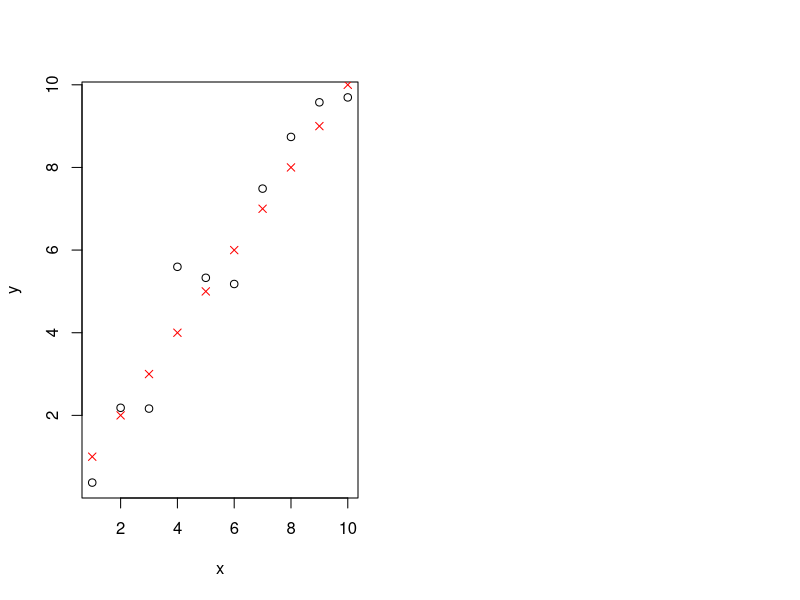
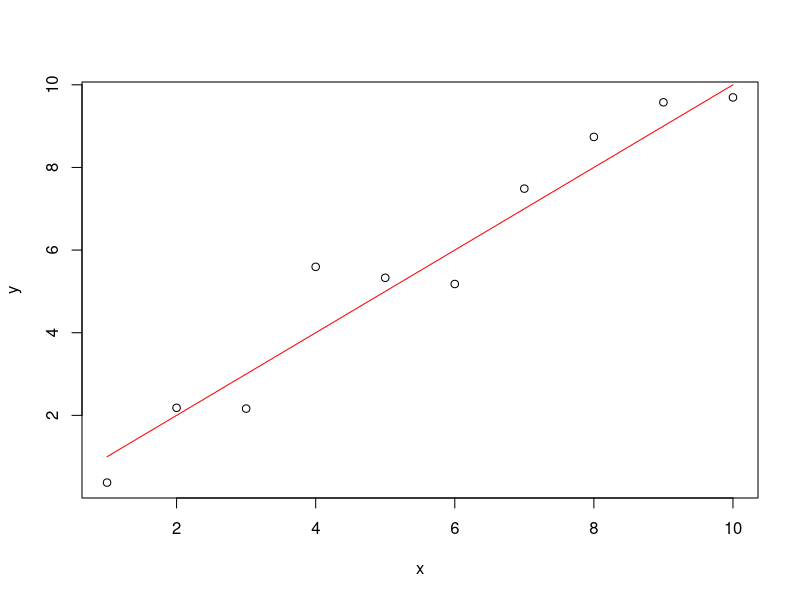

Recreate these plots in R, in order.
##########################################################################################################################################

#(주의) ->  순차적으로 코드를 실행하는 것을 권함!

#에러 발생 시 github Finance/R-Finance-Programming 경로에 issue를 남기면 확인

##########################################################################################################################################


### 두개의 그래프 겹쳐서 그리기.

## 고수준 그래프 함수(plot)와 저수준 그래프 함수(points, curve)를 섞어 쓰면 축 범위가 다르거나 겹쳐보이는 현상을 방지할 수 있음.


set.seed(1)
par(mfrow=c(1,2))                   # 좌우 2개의 그래프를 그릴 준비. 왼쪽에는 points 함수를 이용한 결과를, 오른쪽에는 curve를 이용한 결과.
x<-1:10
x1<-rnorm(10)
y=x+x1
plot(y~x, pch=1)                    # plot을 이용하여 그래프.
y2=x
points(y2~x, pch=4, col="red")      # points 함수를 이용하여 그래프를 그림.


graphics.off()                      # 그래프를 지워주는 함수.

set.seed(1)
x<-1:10
x1<-rnorm(10)
y=x+x1
plot(y~x, pch=1)                    # plot을 이용하여 그래프.
f<-function(x) x
curve(f, add=TRUE, col="red")       # curve 함수를 이용하여 그래프를 그림.



graphics.off()                      # 그래프를 지워주는 함수.


############################################################결과값(print)#################################################################

# # #
# > set.seed(1)
# > par(mfrow=c(1,2))
# > x<-1:10
# > x1<-rnorm(10)
# > y=x+x1
# > plot(y~x, pch=1)
# > y2=x
# > points(y2~x, pch=4, col="red")


# > set.seed(1)
# > x<-1:10
# > x1<-rnorm(10)
# > y=x+x1
# > plot(y~x, pch=1)                    # plot을 이용하여 그래프.
# > f<-function(x) x
# > curve(f, add=TRUE, col="red")       # curve 함수를 이용하여 그래프를 그림.


##########################################################################################################################################
